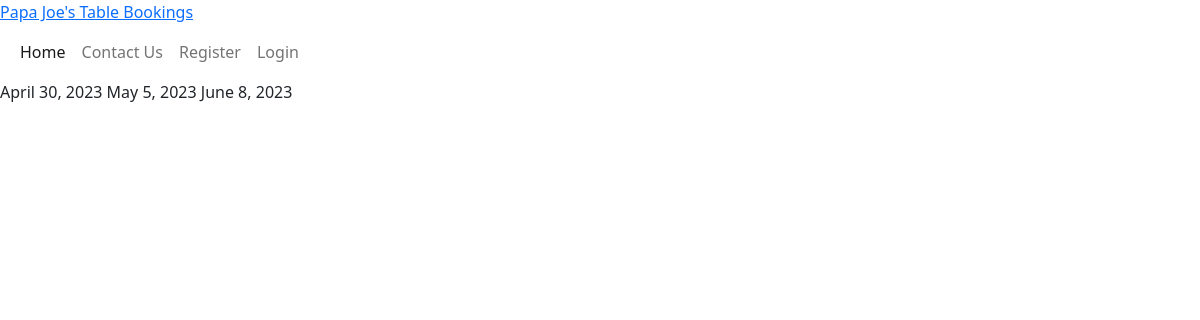
Before: / with the older database file.
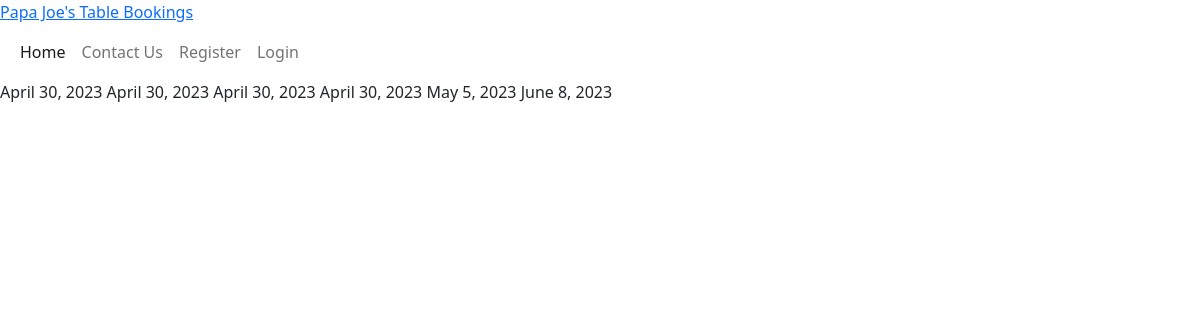
After: the same page with the newer database file.
### booking/models.py (models this page shows, shortened)
class Booking(models.Model):
    user = models.ForeignKey(
        User, on_delete=models.CASCADE, related_name="booking"
    )
    date = models.DateField(null=False, blank=False)
    table = models.ForeignKey(
        Table, on_delete=models.CASCADE, related_name="booking"
    )
    timeslot = models.ForeignKey(
        Timeslot, on_delete=models.CASCADE, related_name="booking"
    )
    class Meta:
        ordering = ['date']

### booking/views.py (the view)
# urls.py: path('', home_page, name='Home'),
def home_page(request):
    bookings = Booking.objects.all()
    context = {
        'bookings': bookings
    }
    return render(request, 'booking/index.html', context)

### booking/templates/booking/index.html (shortened to what this page needs)
{% extends "booking/site_page.html" %}
{% block nav %}
    <li class="nav-item">
        <a class="nav-link active" aria-current="page" href="/">Home</a>
    </li>
    <li class="nav-item">
        <a class="nav-link" aria-current="page" href="/contacts">Contact Us</a>
    </li>
{% endblock %}
{% block content %}
{% for booking in bookings %}
{{ booking.date }}
{% endfor %}
{% endblock %}

### booking/templates/booking/site_page.html (shortened to what this page needs)
<!DOCTYPE html>
<html lang="en">
<head>
    <link href="https://cdn.jsdelivr.net/npm/bootstrap@5.0.1/dist/css/bootstrap.min.css" rel="stylesheet"
>
</head>
<body>
    <header>
        <a href="/" class="logo">Papa Joe's Table Bookings</a>
        <nav class="navbar navbar-expand-lg navbar-light bg-white">
            <div class="container-fluid">
                <div class="collapse navbar-collapse" id="navbarText">
                    <ul class="navbar-nav me-auto mb-2 mb-lg-0">
                        {% block nav %}
                        {% endblock %}
                        {% if user.is_authenticated %}
                        <li class="nav-item">
                            <a class="nav-link" href="{% url 'account_logout' %}">Logout</a>
                        </li>
                        {% else %}
                        <li class="nav-item">
                            <a class="nav-link" href="{% url 'account_signup' %}">Register</a>
                        </li>
                        <li class="nav-item">
                            <a class="nav-link" href="{% url 'account_login' %}">Login</a>
                        </li>
                        {% endif %}
                    </ul>
                </div>
            </div>
        </nav>
    </header>
    {% block content %}
    {% endblock %}
</body>
</html>

Changed rows visible on the page:
added Booking: date "April 30, 2023"
added Booking: date "April 30, 2023"
added Booking: date "April 30, 2023"
